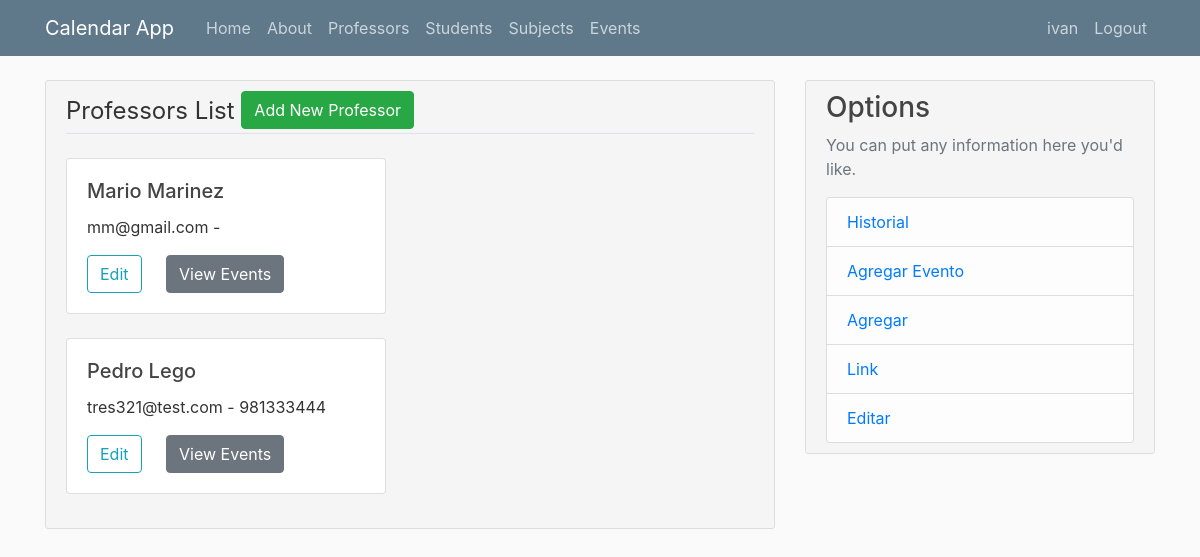
The page /professors (signed in) on the database its author committed.
### flaskcalendar/models.py (models this page shows, shortened)
class User(db.Model, UserMixin):
    id = db.Column(db.Integer, primary_key=True)
    username = db.Column(db.String(20), unique=True, nullable=False)
    email = db.Column(db.String(120), unique=True, nullable=False)
    image_file = db.Column(db.String(20), nullable=False, default='default.jpg')
    password = db.Column(db.String(60), nullable=False)
    events = db.relationship('Event', backref='author', lazy=True, cascade="all, delete-orphan")
    professors = db.relationship('Professor', backref='author', lazy=True, cascade="all, delete-orphan")
    students = db.relationship('Student', backref='author', lazy=True, cascade="all, delete-orphan")
    subjects = db.relationship('Subject', backref='author', lazy=True, cascade="all, delete-orphan")
    history = db.relationship('History', backref='author', lazy=True, cascade="all, delete-orphan")

class Professor(db.Model):
    id = db.Column(db.Integer, primary_key=True)
    name = db.Column(db.String(100), nullable=False)
    last_name = db.Column(db.String(100), nullable=False)
    email = db.Column(db.String(120), unique=True, nullable=True)
    phone = db.Column(db.Integer)
    events = db.relationship('Event', backref='professor', lazy=True, cascade="all, delete-orphan")
    subjects = db.relationship('ProfessorSubjects', backref='professor', lazy=True, cascade="all, delete-orphan")
    author_id =  db.Column(db.Integer, db.ForeignKey('user.id'), nullable=False)
    def fullName(self):
        return f"{self.name} {self.last_name}"

### flaskcalendar/professors/routes.py (the view)
@professorsAPP.route("/professors")
def professors():
    professorsList = []
    if current_user.is_authenticated:
        professorsList = Professor.query.filter_by(author_id=current_user.id)
    return render_template('professors/professors.html', pList = professorsList)

### flaskcalendar/models.py (called while the page is built)
@login_manager.user_loader
def load_user(user_id):
    return User.query.get(int(user_id))

### flaskcalendar/templates/professors/professors.html
{% extends "layout.html" %}
{% block content %}
<div class="content-section">
        <legend class='border-bottom mb-4'>
          Professors List
          {% if current_user.is_authenticated %}
            <a class="btn btn-success mb-1 align-text-right" href="{{url_for('professors.add_professor')}}">Add New Professor</a>
          {% endif %}
        </legend>
{% for instance in pList %}
    <div class="card" style="width: 20rem;">
        <div class="card-body">
          <h5 class="card-title">{{ instance.fullName() }}</h5>
          <p class="card-text">{{instance.email}} - {{instance.phone}}</p>
          <a href="{{url_for('professors.edit_professor',Professor=instance.id)}}" class="card-link btn btn-outline-info">Edit</a>
          <a href="{{url_for('professors.professor',id=instance.id)}}" class="card-link btn btn-secondary">View Events</a>
        </div>
      </div>
<br>
{% endfor %}
</div>
{% endblock content %}

### flaskcalendar/templates/layout.html (shortened to what this page needs)
<!DOCTYPE html>
<html>
<head>
    <link rel="stylesheet" href="{{url_for('static',filename='css/bootstrap.min.css')}}" >
    <link rel="stylesheet" href="{{url_for('static',filename='css/main.css')}}" >
</head>
<body>
    <header class="site-header">
      <nav class="navbar navbar-expand-md navbar-dark bg-steel fixed-top">
        <div class="container">
          <a class="navbar-brand mr-4" href="{{url_for('main.home')}}">Calendar App</a>
          <div class="collapse navbar-collapse" id="navbarToggle">
            <div class="navbar-nav mr-auto">
              <a class="nav-item nav-link" href="{{url_for('main.home')}}">Home</a>
              <a class="nav-item nav-link" href="{{url_for('main.about')}}">About</a>
              <a class="nav-item nav-link" href="{{url_for('professors.professors')}}">Professors</a>
              <a class="nav-item nav-link" href="{{url_for('students.students')}}">Students</a>
              <a class="nav-item nav-link" href="{{url_for('subjects.subjects')}}">Subjects</a>
              <a class="nav-item nav-link" href="{{url_for('events.events')}}">Events</a>
            </div>
            <div class="navbar-nav">
              {% if current_user.is_authenticated %}
                <a class="nav-item nav-link" href="{{url_for('users.account')}}">{{ current_user.username }}</a>
                <a class="nav-item nav-link" href="{{url_for('users.logout')}}">Logout</a>
              {% else %}
                <a class="nav-item nav-link" href="{{url_for('users.login')}}">Login</a>
                <a class="nav-item nav-link" href="{{url_for('users.register')}}">Register</a>
              {% endif %}
            </div>
          </div>
        </div>
      </nav>
    </header>
        <main role="main" class="container">
          <div class="row">
            <div class="col-md-8">
            {% block content %}
            {% endblock %}
            </div>
            <div class="col-md-4">
              <div class="content-section">
                <h3>Options</h3>
                <p class='text-muted'>You can put any information here you'd like.
                  <ul class="list-group">
                    <li class="list-group-item list-group-item-light"><a  href="{{ url_for('main.history') }}">Historial</a></li>
                    <li class="list-group-item list-group-item-light"><a href="{{ url_for('events.create_event') }}">Agregar Evento</a></li>
                    <li class="list-group-item list-group-item-light"><a href="{{ url_for('main.add') }}">Agregar</a></li>
                    <li class="list-group-item list-group-item-light"><a href="{{ url_for('main.link') }}">Link</a></li>
                    <li class="list-group-item list-group-item-light"><a href="{{url_for('main.edit') }}">Editar</a></li>
                  </ul>
              </div>
            </div>
          </div>
        </main>
</body>
</html>

### flaskcalendar/static/css/main.css (style rules this page uses)
body { background: #fafafa; color: #333333; margin-top: 5rem; }
h1, h2, h3, h4, h5, h6 { color: #444444; }
.bg-steel { background-color: #5f788a; }
.site-header .navbar-nav .nav-link { color: #cbd5db; }
.content-section { background-color: #f5f5f5; padding: 10px 20px; border: 1px solid #dddddd; border-radius: 3px; margin-bottom: 20px; }

### rows shown on the page
User: username "ivan"
Professor: fullName "Mario Marinez", email "mm@gmail.com"
Professor: fullName "Pedro Lego", email "tres321@test.com", phone "981333444"
